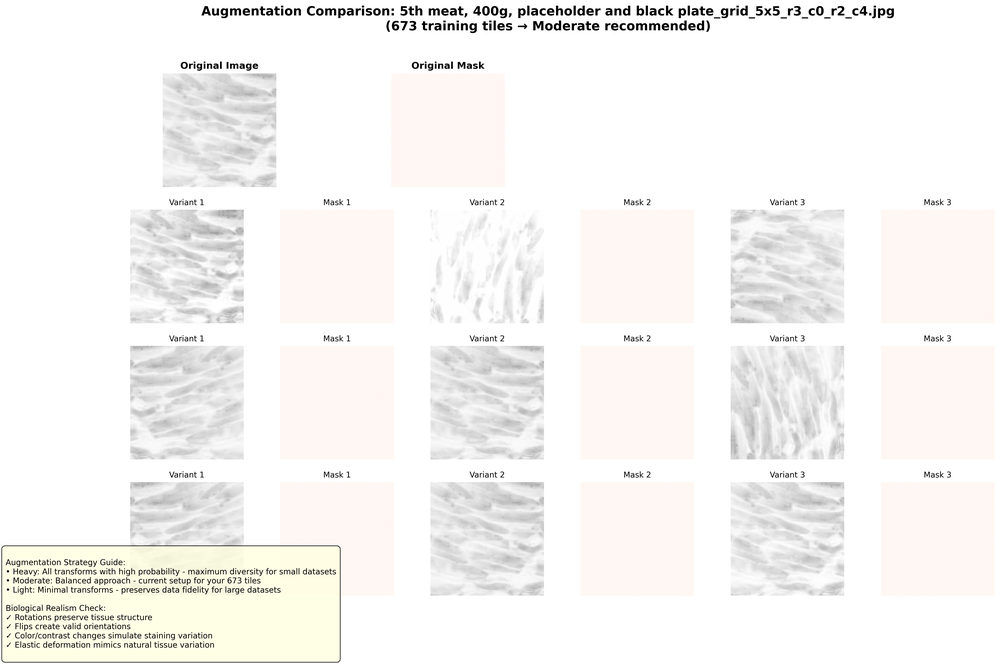
#> input picture pre-post-processing_tools/analysis/augmentation_analysis/augmentation_comparison_sample_2_5th_meat,_400g,_placeholder_and_black_plate_grid_5x5_r3_c0_r2_c4.jpg.png, 1000 x 664 px, shrunk from 5309 x 3525 before the run
$ python -i analyze_all_tiles_quality.py   (imports and definitions only)   (older library calls are emulated)
#> lines starting #> are read from the running program, lines starting #| are printed output that depends on the picture
#> further down, picture is the input picture: shape (664, 1000, 3); mean B, G, R 243, 245, 246.6
#!/usr/bin/env python3
"""
Comprehensive Analysis of ALL Tiles in _build Dataset
Analyzes image quality metrics for all tiles including empty/blurry ones
Provides robust statistics for adaptive CLAHE grouping
"""

import os
import sys
from pathlib import Path
import argparse
from tqdm import tqdm

import numpy as np
import cv2
import tifffile as tiff
import matplotlib.pyplot as plt
import pandas as pd
import seaborn as sns
from sklearn.cluster import KMeans
from sklearn.preprocessing import StandardScaler

# Set style
# [1 line not run here, left out]
plt.rcParams['figure.figsize'] = (20, 16)


def calculate_image_quality_metrics(img):
    """Calculate key image quality metrics efficiently"""

    # Basic statistics
    mean_intensity = np.mean(img)
#> mean_intensity = 244.9
    std_intensity = np.std(img)
#> std_intensity = 25.93

    # Primary metrics for grouping
    contrast_ratio = std_intensity / (mean_intensity + 1e-6)
#> contrast_ratio = 0.106

    # Sharpness metric (using uint8 for OpenCV compatibility)
    img_uint8 = np.clip(img, 0, 255).astype(np.uint8)
    laplacian_var = cv2.Laplacian(img_uint8, cv2.CV_64F).var()
#> laplacian_var = 1893.1

    # Additional useful metrics
    dynamic_range = img.max() - img.min()
#> dynamic_range = 255

    # Simple local contrast metric (faster than full sliding window)
    # Use 3x3 local standard deviation
    kernel = np.ones((3, 3), np.float32) / 9
    local_mean = cv2.filter2D(img, -1, kernel)
    local_var = cv2.filter2D(img**2, -1, kernel) - local_mean**2
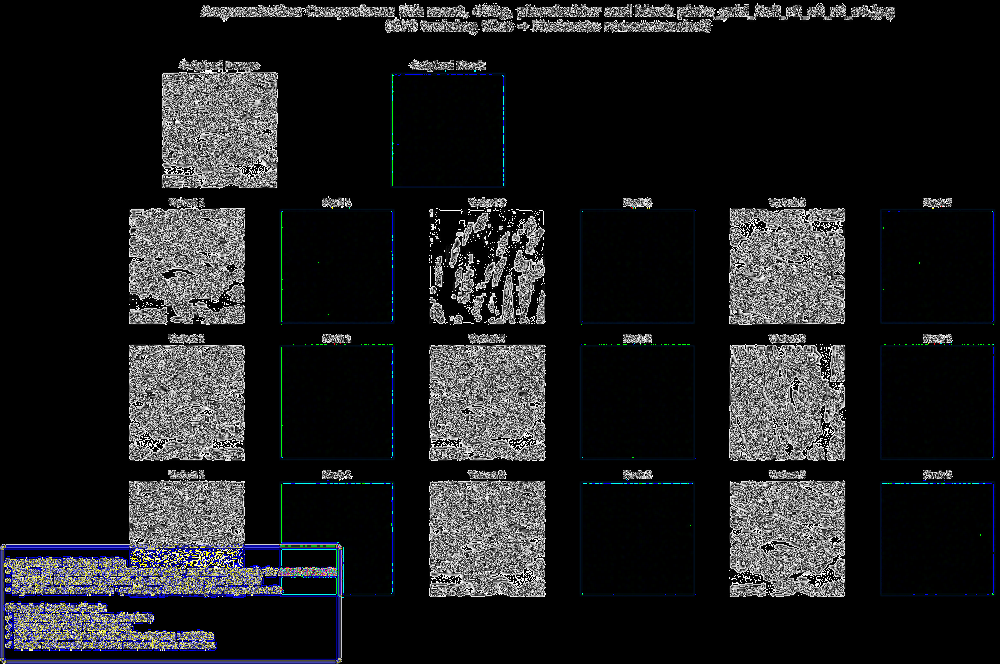
#> local_var: shape (664, 1000, 3); mean B, G, R 32.6, 31.2, 30.4
    avg_local_contrast = np.mean(np.sqrt(np.maximum(local_var, 0)))
#> avg_local_contrast = 2.68

    return {
        'mean_intensity': mean_intensity,
        'std_intensity': std_intensity,
        'contrast_ratio': contrast_ratio,
        'laplacian_variance': laplacian_var,
        'dynamic_range': dynamic_range,
        'avg_local_contrast': avg_local_contrast
    }


# [545 lines left out: functions analyze_dataset_folder, perform_clustering_analysis, analyze_clustering_results, determine_robust_cutoffs, create_comprehensive_visualizations, main, not called in this run]


# [2 lines not run here, left out]

>>> import cv2
>>> picture = cv2.imread('augmentation_analysis/augmentation_comparison_sample_2_5th_meat,_400g,_placeholder_and_black_plate_grid_5x5_r3_c0_r2_c4.jpg.png')
>>> result = calculate_image_quality_metrics(picture)
#> result = {'mean_intensity': 244.9, 'std_intensity': 25.93, 'contrast_ratio': 0.106, 'laplacian_variance': 1893.1, 'dynamic_range': 255, 'avg_local_contrast': 2.68}

$ run again, on pre-post-processing_tools/analysis/augmentation_analysis/augmentation_strategy_guide.png
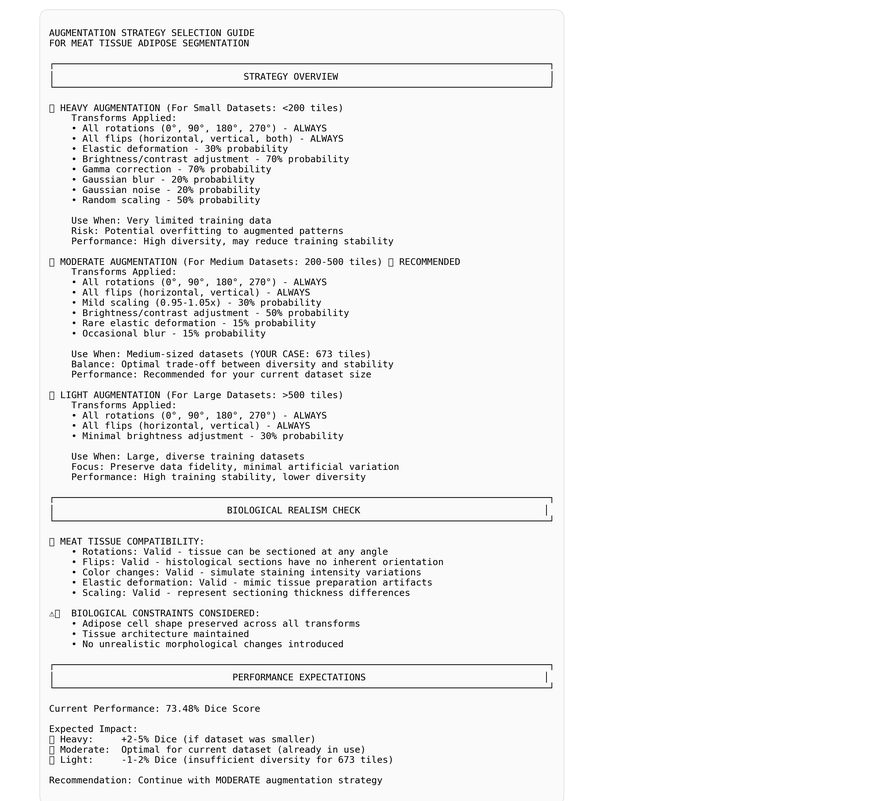
#> input picture pre-post-processing_tools/analysis/augmentation_analysis/augmentation_strategy_guide.png, 880 x 801 px, shrunk from 4770 x 4342 before the run
#> picture is the input picture: shape (801, 880, 3); min 0, max 255, mean 243.4
#> mean_intensity = 243.4
#> std_intensity = 34.72
#> contrast_ratio = 0.143
#> laplacian_var = 6274
#> dynamic_range = 255
#> in calculate_image_quality_metrics, `local_var = cv2.filter2D(img**2, -1, kernel) - local_mean**2`:
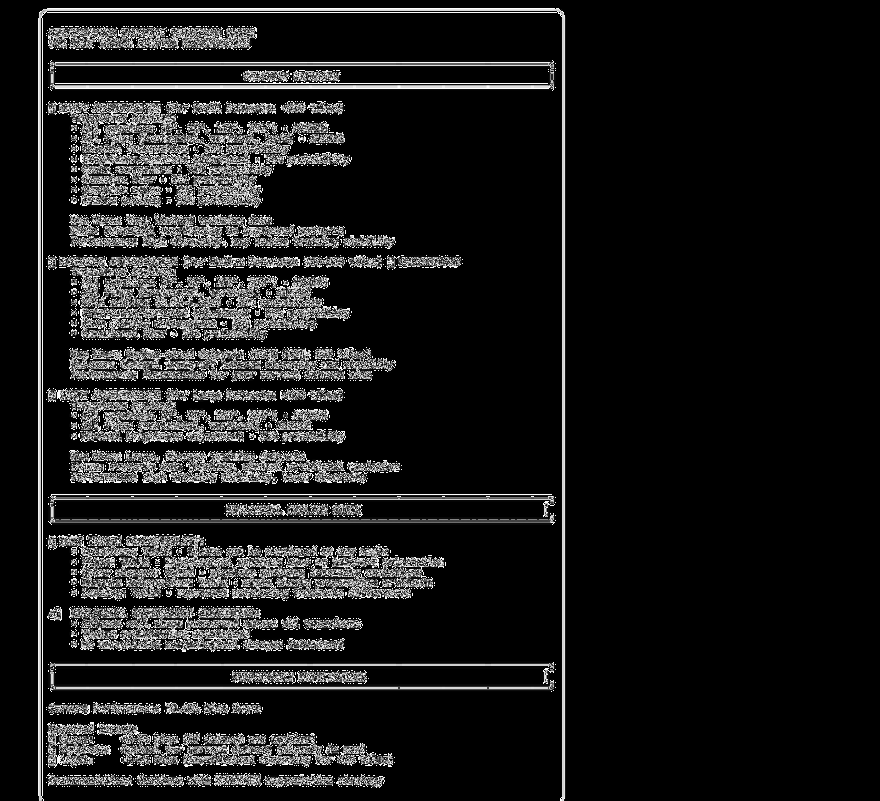
#> local_var: shape (801, 880, 3); min 0, max 255, mean 27.6
#> avg_local_contrast = 2.29
#> result = {'mean_intensity': 243.4, 'std_intensity': 34.72, 'contrast_ratio': 0.143, 'laplacian_variance': 6274, 'dynamic_range': 255, 'avg_local_contrast': 2.29}
